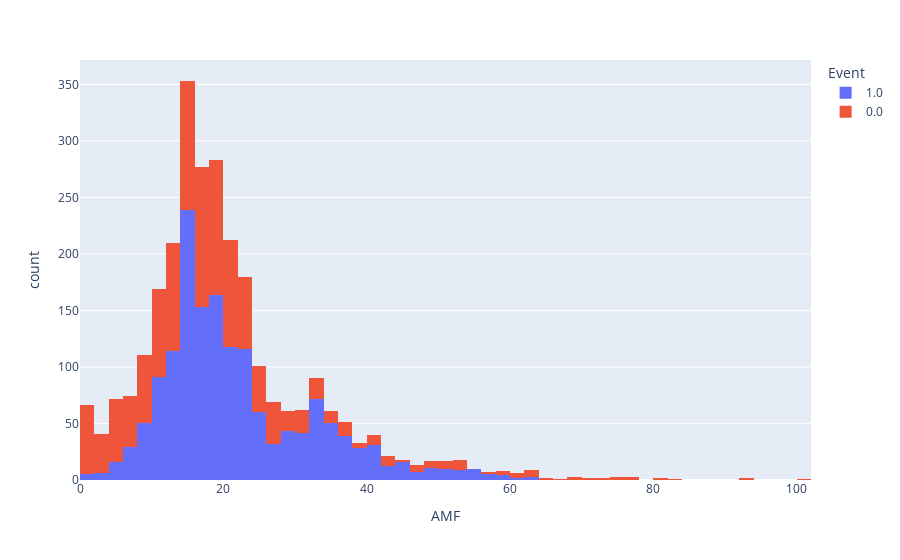
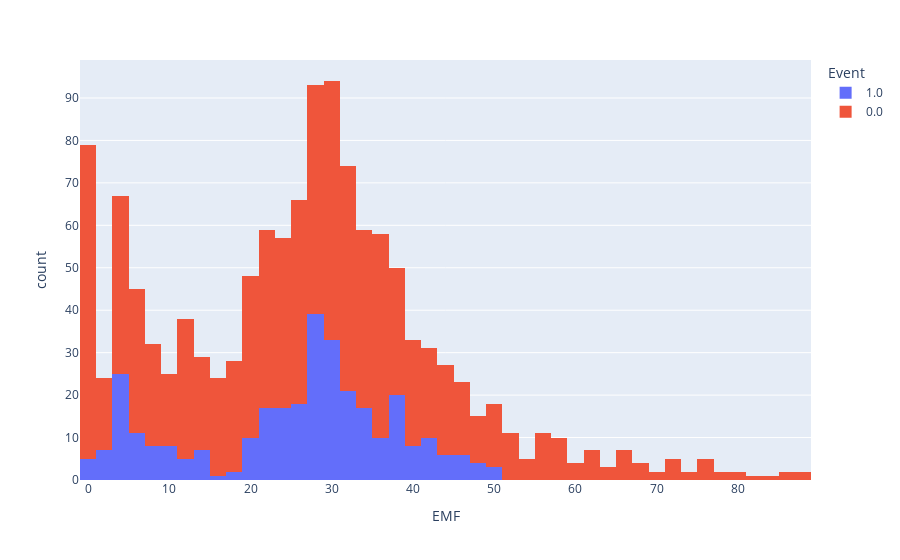
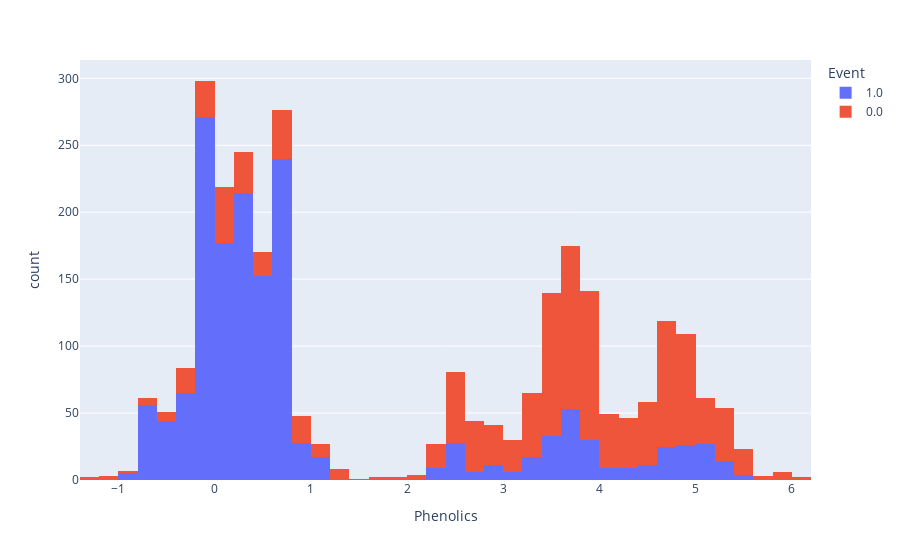
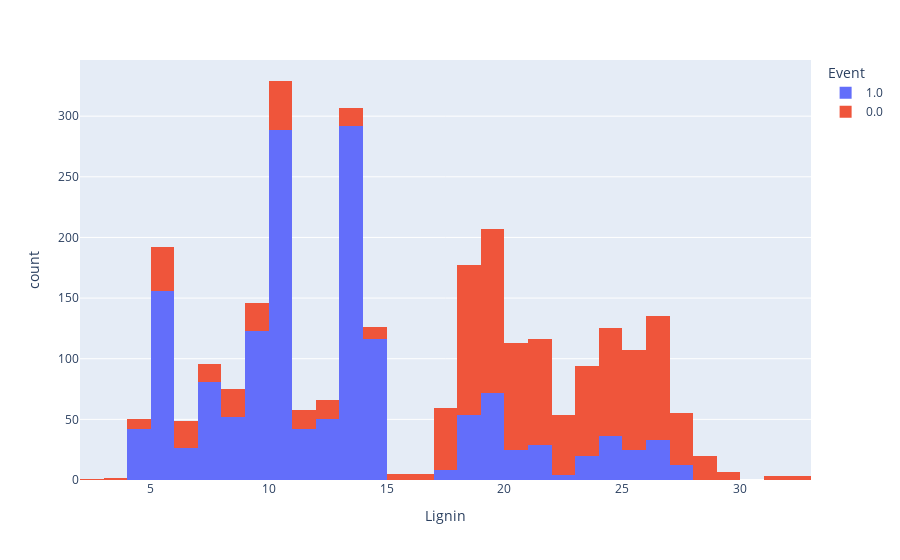

The notebook cell these images were saved under, in order:
### Code cell
from plotly.express import histogram
for column in ['AMF', 'EMF', 'Phenolics', 'Lignin', 'NSC',]:
    histogram(data_frame=df, x=column, color='Event').show()

### Figure 1 — Plotly figure (JSON) as saved in the notebook; plotly's stock layout.template omitted (floating-point values rounded to 4 significant figures; data arrays with more than 128 entries replaced by an {"elided": "..."} marker saying what was removed)
{"data": [{"alignmentgroup": "True", "bingroup": "x", "hovertemplate": "Event=1.0<br>AMF=%{x}<br>count=%{y}<extra></extra>", "legendgroup": "1.0", "marker": {"color": "#636efa", "pattern": {"shape": ""}}, "name": "1.0", "offsetgroup": "1.0", "orientation": "v", "showlegend": true, "type": "histogram", "x": {"elided": "1587 float values"}, "xaxis": "x", "yaxis": "y"}, {"alignmentgroup": "True", "bingroup": "x", "hovertemplate": "Event=0.0<br>AMF=%{x}<br>count=%{y}<extra></extra>", "legendgroup": "0.0", "marker": {"color": "#EF553B", "pattern": {"shape": ""}}, "name": "0.0", "offsetgroup": "0.0", "orientation": "v", "showlegend": true, "type": "histogram", "x": {"elided": "1195 float values"}, "xaxis": "x", "yaxis": "y"}], "layout": {"barmode": "relative", "legend": {"title": {"text": "Event"}, "tracegroupgap": 0}, "margin": {"t": 60}, "xaxis": {"anchor": "y", "domain": [0, 1], "title": {"text": "AMF"}}, "yaxis": {"anchor": "x", "domain": [0, 1], "title": {"text": "count"}}}}

### Figure 2 — Plotly figure (JSON) as saved in the notebook; plotly's stock layout.template omitted (floating-point values rounded to 4 significant figures; data arrays with more than 128 entries replaced by an {"elided": "..."} marker saying what was removed)
{"data": [{"alignmentgroup": "True", "bingroup": "x", "hovertemplate": "Event=1.0<br>EMF=%{x}<br>count=%{y}<extra></extra>", "legendgroup": "1.0", "marker": {"color": "#636efa", "pattern": {"shape": ""}}, "name": "1.0", "offsetgroup": "1.0", "orientation": "v", "showlegend": true, "type": "histogram", "x": {"elided": "1587 float values"}, "xaxis": "x", "yaxis": "y"}, {"alignmentgroup": "True", "bingroup": "x", "hovertemplate": "Event=0.0<br>EMF=%{x}<br>count=%{y}<extra></extra>", "legendgroup": "0.0", "marker": {"color": "#EF553B", "pattern": {"shape": ""}}, "name": "0.0", "offsetgroup": "0.0", "orientation": "v", "showlegend": true, "type": "histogram", "x": {"elided": "1195 float values"}, "xaxis": "x", "yaxis": "y"}], "layout": {"barmode": "relative", "legend": {"title": {"text": "Event"}, "tracegroupgap": 0}, "margin": {"t": 60}, "xaxis": {"anchor": "y", "domain": [0, 1], "title": {"text": "EMF"}}, "yaxis": {"anchor": "x", "domain": [0, 1], "title": {"text": "count"}}}}

### Figure 3 — Plotly figure (JSON) as saved in the notebook; plotly's stock layout.template omitted (floating-point values rounded to 4 significant figures; data arrays with more than 128 entries replaced by an {"elided": "..."} marker saying what was removed)
{"data": [{"alignmentgroup": "True", "bingroup": "x", "hovertemplate": "Event=1.0<br>Phenolics=%{x}<br>count=%{y}<extra></extra>", "legendgroup": "1.0", "marker": {"color": "#636efa", "pattern": {"shape": ""}}, "name": "1.0", "offsetgroup": "1.0", "orientation": "v", "showlegend": true, "type": "histogram", "x": {"elided": "1587 float values"}, "xaxis": "x", "yaxis": "y"}, {"alignmentgroup": "True", "bingroup": "x", "hovertemplate": "Event=0.0<br>Phenolics=%{x}<br>count=%{y}<extra></extra>", "legendgroup": "0.0", "marker": {"color": "#EF553B", "pattern": {"shape": ""}}, "name": "0.0", "offsetgroup": "0.0", "orientation": "v", "showlegend": true, "type": "histogram", "x": {"elided": "1195 float values"}, "xaxis": "x", "yaxis": "y"}], "layout": {"barmode": "relative", "legend": {"title": {"text": "Event"}, "tracegroupgap": 0}, "margin": {"t": 60}, "xaxis": {"anchor": "y", "domain": [0, 1], "title": {"text": "Phenolics"}}, "yaxis": {"anchor": "x", "domain": [0, 1], "title": {"text": "count"}}}}

### Figure 4 — Plotly figure (JSON) as saved in the notebook; plotly's stock layout.template omitted (floating-point values rounded to 4 significant figures; data arrays with more than 128 entries replaced by an {"elided": "..."} marker saying what was removed)
{"data": [{"alignmentgroup": "True", "bingroup": "x", "hovertemplate": "Event=1.0<br>Lignin=%{x}<br>count=%{y}<extra></extra>", "legendgroup": "1.0", "marker": {"color": "#636efa", "pattern": {"shape": ""}}, "name": "1.0", "offsetgroup": "1.0", "orientation": "v", "showlegend": true, "type": "histogram", "x": {"elided": "1587 float values"}, "xaxis": "x", "yaxis": "y"}, {"alignmentgroup": "True", "bingroup": "x", "hovertemplate": "Event=0.0<br>Lignin=%{x}<br>count=%{y}<extra></extra>", "legendgroup": "0.0", "marker": {"color": "#EF553B", "pattern": {"shape": ""}}, "name": "0.0", "offsetgroup": "0.0", "orientation": "v", "showlegend": true, "type": "histogram", "x": {"elided": "1195 float values"}, "xaxis": "x", "yaxis": "y"}], "layout": {"barmode": "relative", "legend": {"title": {"text": "Event"}, "tracegroupgap": 0}, "margin": {"t": 60}, "xaxis": {"anchor": "y", "domain": [0, 1], "title": {"text": "Lignin"}}, "yaxis": {"anchor": "x", "domain": [0, 1], "title": {"text": "count"}}}}
